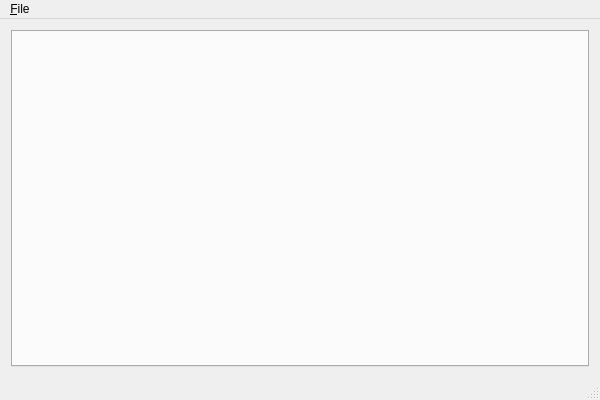
<?xml version="1.0" encoding="UTF-8"?>
<ui version="4.0">
 <class>SpproContest15VisualizerClass</class>
 <widget class="QMainWindow" name="SpproContest15VisualizerClass">
  <property name="geometry">
   <rect>
    <x>0</x>
    <y>0</y>
    <width>600</width>
    <height>400</height>
   </rect>
  </property>
  <property name="windowTitle">
   <string>SpproContest15Visualizer</string>
  </property>
  <widget class="QWidget" name="centralWidget">
   <layout class="QVBoxLayout" name="verticalLayout">
    <item>
     <widget class="QTabWidget" name="tabWidgetOpenedFiles">
      <property name="currentIndex">
       <number>-1</number>
      </property>
      <property name="tabsClosable">
       <bool>true</bool>
      </property>
      <property name="movable">
       <bool>true</bool>
      </property>
     </widget>
    </item>
   </layout>
  </widget>
  <widget class="QMenuBar" name="menuBar">
   <property name="geometry">
    <rect>
     <x>0</x>
     <y>0</y>
     <width>600</width>
     <height>21</height>
    </rect>
   </property>
   <widget class="QMenu" name="menu_File">
    <property name="title">
     <string>&amp;File</string>
    </property>
    <widget class="QMenu" name="menu_Recent">
     <property name="title">
      <string>&amp;Recent</string>
     </property>
    </widget>
    <addaction name="action_New"/>
    <addaction name="action_Open"/>
    <addaction name="menu_Recent"/>
    <addaction name="separator"/>
    <addaction name="action_Save"/>
    <addaction name="action_Save_As"/>
    <addaction name="action_Save_All"/>
    <addaction name="separator"/>
    <addaction name="action_Close"/>
    <addaction name="action_Close_All"/>
    <addaction name="separator"/>
    <addaction name="action_Quit"/>
   </widget>
   <addaction name="menu_File"/>
  </widget>
  <widget class="QStatusBar" name="statusBar"/>
  <action name="action_Save">
   <property name="text">
    <string>&amp;Save</string>
   </property>
  </action>
  <action name="action_Save_As">
   <property name="text">
    <string>Save &amp;As...</string>
   </property>
  </action>
  <action name="action_New">
   <property name="text">
    <string>&amp;New</string>
   </property>
  </action>
  <action name="action_Open">
   <property name="text">
    <string>&amp;Open...</string>
   </property>
  </action>
  <action name="action_Close">
   <property name="text">
    <string>&amp;Close</string>
   </property>
  </action>
  <action name="action_Quit">
   <property name="text">
    <string>&amp;Quit</string>
   </property>
  </action>
  <action name="action_Close_All">
   <property name="text">
    <string>Close A&amp;ll</string>
   </property>
  </action>
  <action name="action_Save_All">
   <property name="text">
    <string>Save All</string>
   </property>
  </action>
  <action name="actionLol">
   <property name="text">
    <string>lol</string>
   </property>
  </action>
 </widget>
 <layoutdefault spacing="6" margin="11"/>
 <resources>
  <include location="spprocontest15visualizer.qrc"/>
 </resources>
 <connections>
  <connection>
   <sender>action_Close</sender>
   <signal>triggered()</signal>
   <receiver>SpproContest15VisualizerClass</receiver>
   <slot>action_Close_triggered()</slot>
   <hints>
    <hint type="sourcelabel">
     <x>-1</x>
     <y>-1</y>
    </hint>
    <hint type="destinationlabel">
     <x>299</x>
     <y>199</y>
    </hint>
   </hints>
  </connection>
  <connection>
   <sender>action_Close_All</sender>
   <signal>triggered()</signal>
   <receiver>SpproContest15VisualizerClass</receiver>
   <slot>action_Close_All_triggered()</slot>
   <hints>
    <hint type="sourcelabel">
     <x>-1</x>
     <y>-1</y>
    </hint>
    <hint type="destinationlabel">
     <x>299</x>
     <y>199</y>
    </hint>
   </hints>
  </connection>
  <connection>
   <sender>action_New</sender>
   <signal>triggered()</signal>
   <receiver>SpproContest15VisualizerClass</receiver>
   <slot>action_New_triggered()</slot>
   <hints>
    <hint type="sourcelabel">
     <x>-1</x>
     <y>-1</y>
    </hint>
    <hint type="destinationlabel">
     <x>299</x>
     <y>199</y>
    </hint>
   </hints>
  </connection>
  <connection>
   <sender>action_Quit</sender>
   <signal>triggered()</signal>
   <receiver>SpproContest15VisualizerClass</receiver>
   <slot>action_Quit_triggered()</slot>
   <hints>
    <hint type="sourcelabel">
     <x>-1</x>
     <y>-1</y>
    </hint>
    <hint type="destinationlabel">
     <x>299</x>
     <y>199</y>
    </hint>
   </hints>
  </connection>
  <connection>
   <sender>action_Save</sender>
   <signal>triggered()</signal>
   <receiver>SpproContest15VisualizerClass</receiver>
   <slot>action_Save_triggered()</slot>
   <hints>
    <hint type="sourcelabel">
     <x>-1</x>
     <y>-1</y>
    </hint>
    <hint type="destinationlabel">
     <x>299</x>
     <y>199</y>
    </hint>
   </hints>
  </connection>
  <connection>
   <sender>action_Save_All</sender>
   <signal>triggered()</signal>
   <receiver>SpproContest15VisualizerClass</receiver>
   <slot>action_Save_All_triggered()</slot>
   <hints>
    <hint type="sourcelabel">
     <x>-1</x>
     <y>-1</y>
    </hint>
    <hint type="destinationlabel">
     <x>299</x>
     <y>199</y>
    </hint>
   </hints>
  </connection>
  <connection>
   <sender>action_Save_As</sender>
   <signal>triggered()</signal>
   <receiver>SpproContest15VisualizerClass</receiver>
   <slot>action_Save_As_triggered()</slot>
   <hints>
    <hint type="sourcelabel">
     <x>-1</x>
     <y>-1</y>
    </hint>
    <hint type="destinationlabel">
     <x>299</x>
     <y>199</y>
    </hint>
   </hints>
  </connection>
  <connection>
   <sender>action_Open</sender>
   <signal>triggered()</signal>
   <receiver>SpproContest15VisualizerClass</receiver>
   <slot>action_Open_triggered()</slot>
   <hints>
    <hint type="sourcelabel">
     <x>-1</x>
     <y>-1</y>
    </hint>
    <hint type="destinationlabel">
     <x>299</x>
     <y>199</y>
    </hint>
   </hints>
  </connection>
 </connections>
 <slots>
  <slot>action_Open_triggered()</slot>
  <slot>action_Save_triggered()</slot>
  <slot>action_Save_As_triggered()</slot>
  <slot>action_New_triggered()</slot>
  <slot>action_Close_triggered()</slot>
  <slot>action_Quit_triggered()</slot>
  <slot>action_Close_All_triggered()</slot>
  <slot>action_Save_All_triggered()</slot>
 </slots>
</ui>
